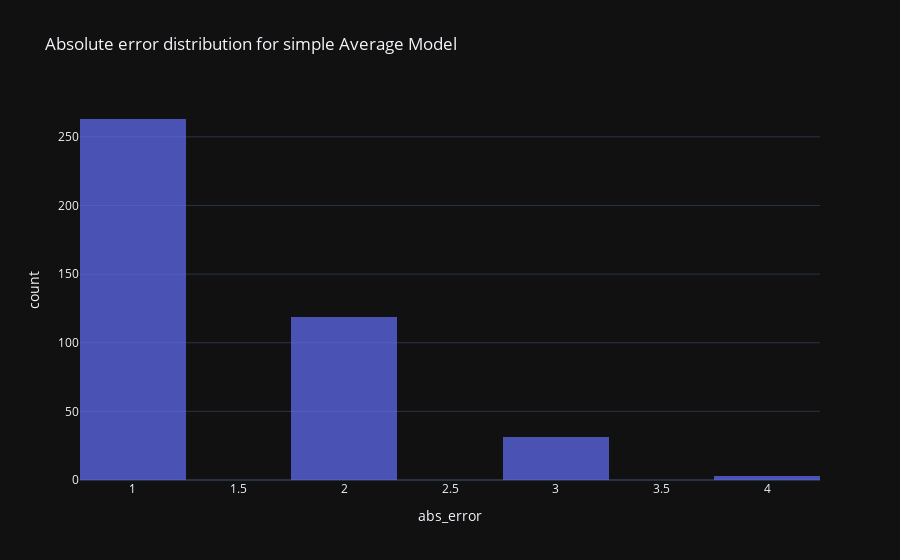

Notebook source saved alongside this figure:
### Markdown cell above
Even though the mean squared error is a good metric to utilise in the analytical framework (high errors should be penalised more), it is easier to interpret the mean absolute error in a visual mode.

Absolute error is calculated as: $$error=abs(y\_test-y\_pred)$$

Histogram below shows the magnitute of mistakes made by the model, the lower the count on the y-axis and the more it is clustered to zero on the x-asis, the better the model is.

### Code cell
# calculate absolute error and plot a histogram
X_test_cp = X_test.copy()
X_test_cp['predicted'] = y_pred_rounded
X_test_cp['abs_error'] = (X_test_cp['obs_count'] - X_test_cp['predicted']).abs()
print('Total abs error:', X_test_cp['abs_error'].sum())
idx = X_test_cp['abs_error'] == 0
print('Total correct samples:', X_test_cp[idx].shape[0], ' from ', X_test_cp.shape[0])
print('Total accuracy: ', round(X_test_cp[idx].shape[0] / X_test_cp.shape[0], 2))
idx_total = (X_test_cp['obs_count'] > 0)
idx_total_correct = (X_test_cp['obs_count'] > 0) & (X_test_cp['abs_error'] == 0)
print('Accuracy for obs_count > 0: ',
      round(X_test_cp[idx_total_correct].shape[0] / X_test_cp[idx_total].shape[0], 2))
idx = X_test_cp['abs_error'] > 0
px.histogram(X_test_cp[idx], x="abs_error", opacity=0.7, height=300, nbins=8,
             title='Absolute error distribution for simple Average Model')

### Figure 1 — Plotly figure (JSON) as saved in the notebook; plotly's stock layout.template omitted (floating-point values rounded to 4 significant figures; data arrays with more than 128 entries replaced by an {"elided": "..."} marker saying what was removed)
{"data": [{"alignmentgroup": "True", "bingroup": "x", "hovertemplate": "abs_error=%{x}<br>count=%{y}<extra></extra>", "legendgroup": "", "marker": {"color": "#636efa", "opacity": 0.7}, "name": "", "nbinsx": 8, "offsetgroup": "", "orientation": "v", "showlegend": false, "type": "histogram", "x": {"elided": "416 int values"}, "xaxis": "x", "yaxis": "y"}], "layout": {"autosize": true, "barmode": "relative", "legend": {"tracegroupgap": 0}, "title": {"text": "Absolute error distribution for simple Average Model"}, "xaxis": {"anchor": "y", "autorange": true, "domain": [0, 1], "range": [0.75, 4.25], "title": {"text": "abs_error"}, "type": "linear"}, "yaxis": {"anchor": "x", "autorange": true, "domain": [0, 1], "range": [0, 276.8], "title": {"text": "count"}}}}
